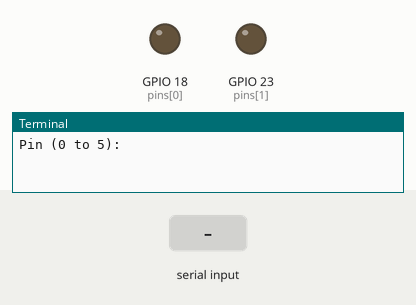
This program was run on a simulated Raspberry Pi (BCM pin numbers). Shown: output pins drawn as LEDs (lit = HIGH), the last lines printed to the terminal. The test bench sets the inputs (shaded band).

Above: at 1.2 s.
1.3 s: "5" typed at the terminal
2.8 s: "1" typed at the terminal
At 3.9 s:
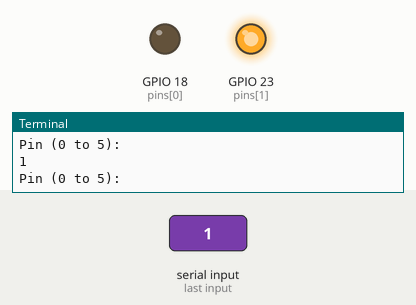
4.3 s: "0" typed at the terminal
At 5.0 s:
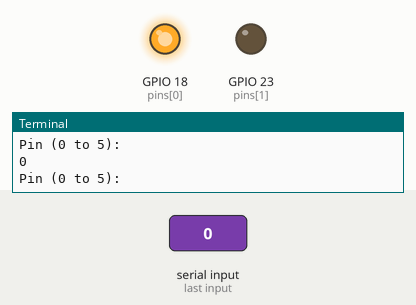
Timing chart, 0 to 7.3 s (numbered marks = the images above; inputs shaded):
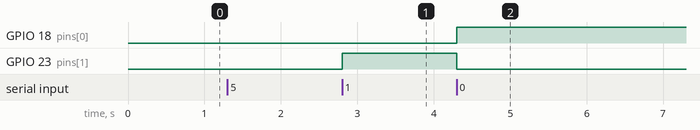

The program:

charlieplexing.py
```python
import RPi.GPIO as GPIO

pins = [18, 23, 24]

pin_led_states = [
  [1, 0, -1], # A
  [0, 1, -1], # B
  [-1, 1, 0], # C
  [-1, 0, 1], # D
  [1, -1, 0], # E
  [0, -1, 1]  # F
]

GPIO.setmode(GPIO.BCM)

def set_pin(pin_index, pin_state):
    if pin_state == -1:
        GPIO.setup(pins[pin_index], GPIO.IN)
    else:
        GPIO.setup(pins[pin_index], GPIO.OUT)
        GPIO.output(pins[pin_index], pin_state)

def light_led(led_number):
    for pin_index, pin_state in enumerate(pin_led_states[led_number]):
        set_pin(pin_index, pin_state)

set_pin(0, -1)
set_pin(1, -1)
set_pin(2, -1)

while True:
    x = int(raw_input("Pin (0 to 5):"))
    light_led(x)
```

Measured:
- after the input at 2.8 s, GPIO 23 (pins[1]): LOW → HIGH at once
- after the input at 4.3 s, GPIO 18 (pins[0]): LOW → HIGH at once; GPIO 23 (pins[1]): HIGH → LOW at once
